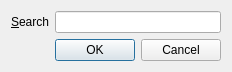
<?xml version="1.0" encoding="UTF-8"?>
<ui version="4.0">
 <class>FindDialog</class>
 <widget class="QDialog" name="FindDialog">
  <property name="geometry">
   <rect>
    <x>0</x>
    <y>0</y>
    <width>232</width>
    <height>71</height>
   </rect>
  </property>
  <property name="windowTitle">
   <string>Dialog</string>
  </property>
  <layout class="QVBoxLayout" name="verticalLayout">
   <item>
    <layout class="QHBoxLayout" name="horizontalLayout">
     <item>
      <widget class="QLabel" name="label">
       <property name="text">
        <string>&amp;Search</string>
       </property>
       <property name="buddy">
        <cstring>lineEdit</cstring>
       </property>
      </widget>
     </item>
     <item>
      <widget class="QLineEdit" name="lineEdit"/>
     </item>
    </layout>
   </item>
   <item>
    <layout class="QHBoxLayout" name="horizontalLayout_2">
     <item>
      <spacer name="horizontalSpacer">
       <property name="orientation">
        <enum>Qt::Horizontal</enum>
       </property>
       <property name="sizeHint" stdset="0">
        <size>
         <width>40</width>
         <height>20</height>
        </size>
       </property>
      </spacer>
     </item>
     <item>
      <widget class="QPushButton" name="pushButton">
       <property name="text">
        <string>OK</string>
       </property>
      </widget>
     </item>
     <item>
      <widget class="QPushButton" name="pushButton_2">
       <property name="text">
        <string>Cancel</string>
       </property>
      </widget>
     </item>
    </layout>
   </item>
  </layout>
 </widget>
 <resources/>
 <connections>
  <connection>
   <sender>pushButton</sender>
   <signal>clicked()</signal>
   <receiver>FindDialog</receiver>
   <slot>accept()</slot>
   <hints>
    <hint type="sourcelabel">
     <x>93</x>
     <y>41</y>
    </hint>
    <hint type="destinationlabel">
     <x>15</x>
     <y>41</y>
    </hint>
   </hints>
  </connection>
  <connection>
   <sender>pushButton_2</sender>
   <signal>clicked()</signal>
   <receiver>FindDialog</receiver>
   <slot>reject()</slot>
   <hints>
    <hint type="sourcelabel">
     <x>203</x>
     <y>45</y>
    </hint>
    <hint type="destinationlabel">
     <x>218</x>
     <y>62</y>
    </hint>
   </hints>
  </connection>
 </connections>
</ui>
